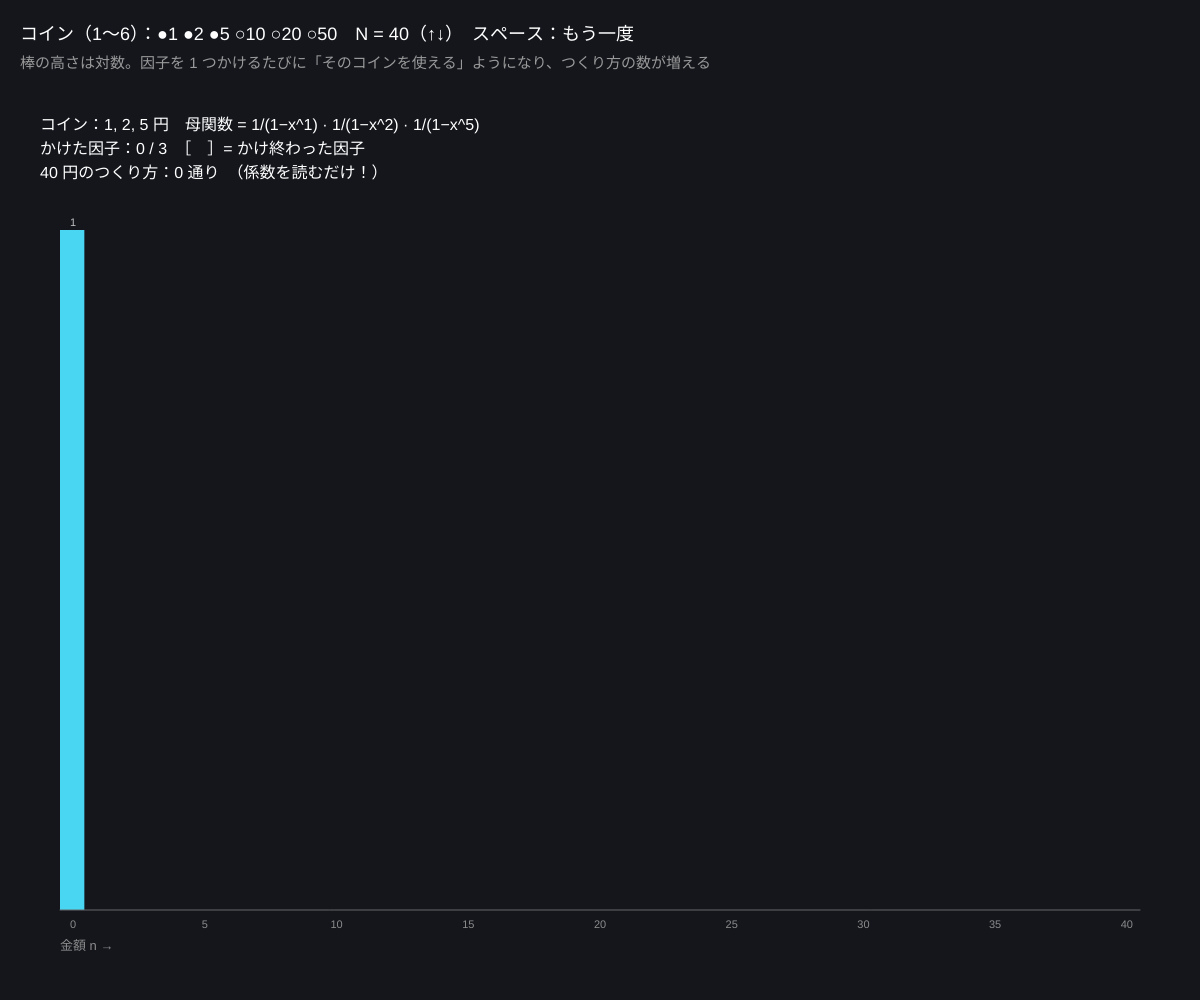
Frame 1 (no input)
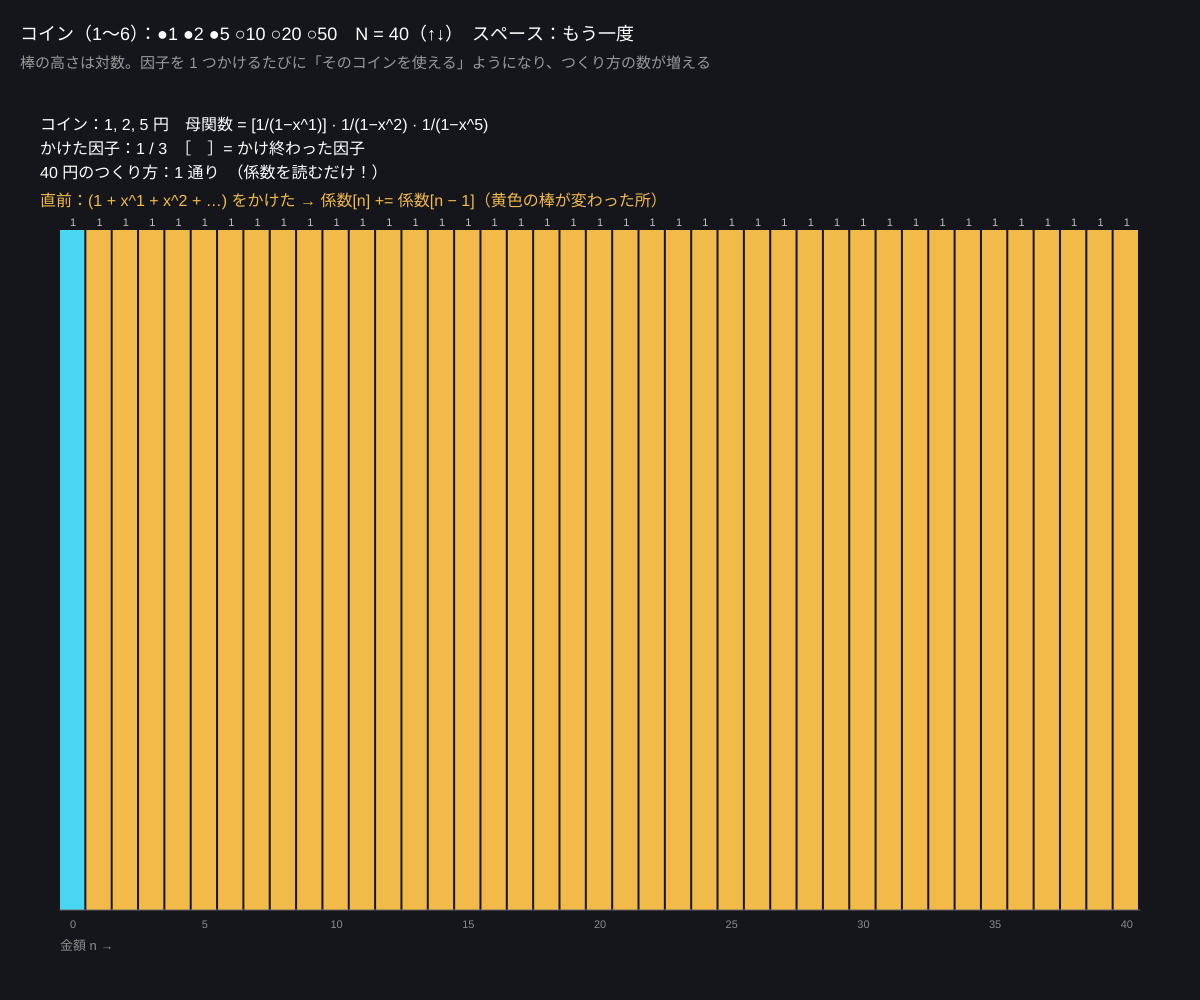
Frame 60 (no input)
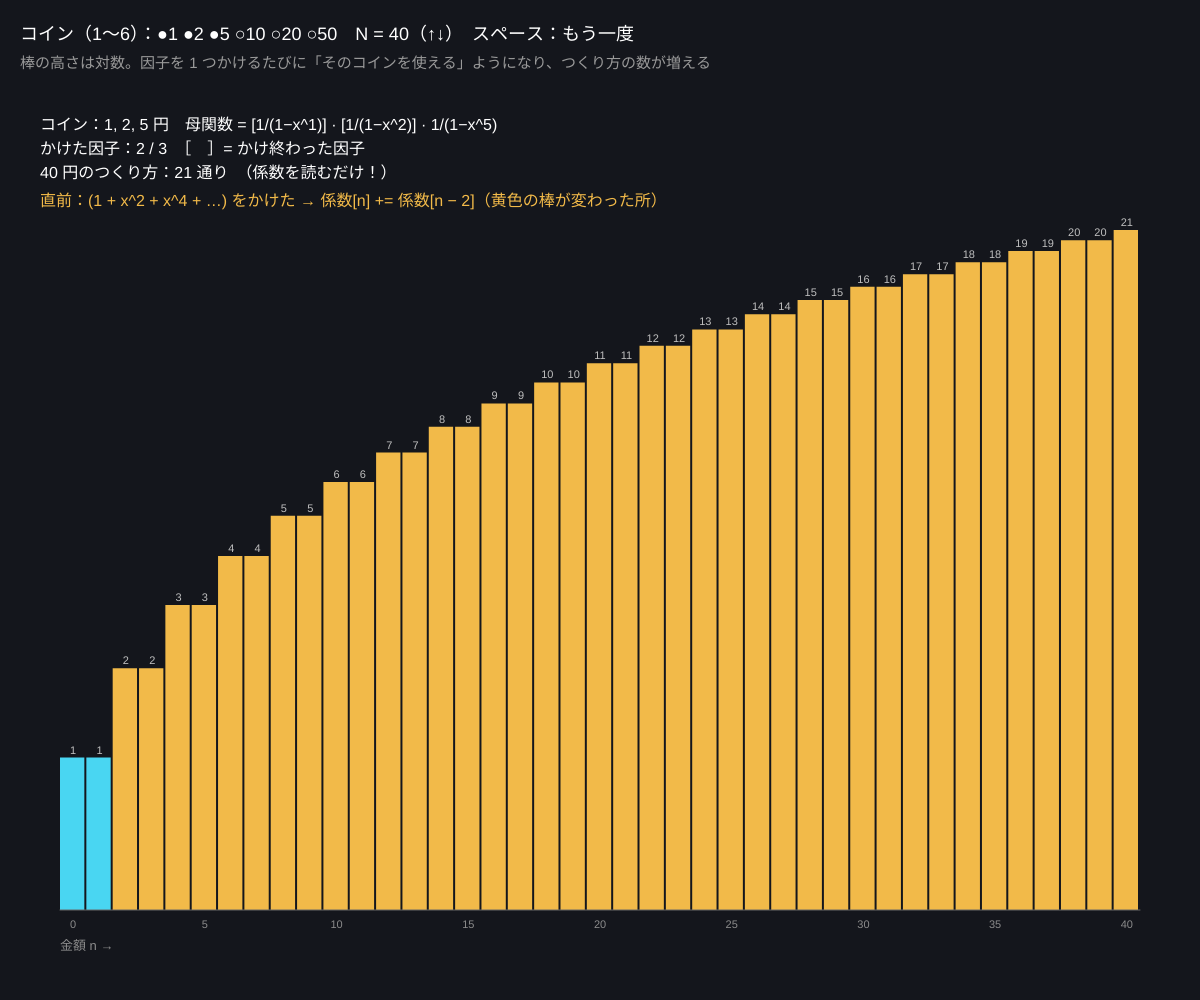
Frame 120 (the mouse pressed at the canvas centre since frame 60)

The p5.js sketch that drew these frames (run headless with seeded random() and noise() and a simulated clock; from frame 60 on, the mouse is pressed at the canvas centre):

// p5.js sketch
// ── sketch.js
// ============================================
// 04 母関数で数える
// 「コインで金額 n をつくる方法の数」は、多項式のかけ算で全部まとめて出せる
//   (1 + x + x^2 + …)(1 + x^5 + x^10 + …)… の x^n の係数 = n 円のつくり方
// 1〜6 = コインの種類を ON/OFF（1, 2, 5, 10, 20, 50）/ P = 分割数モード（1〜N 全部の数）/ スペース = もう一度アニメ / ↑↓ = 最大金額
// ============================================

let N = 40;                         // ★ 最大の金額（x^N まで計算）
let coinKinds = [1, 2, 5, 10, 20, 50];
let on = [true, true, true, false, false, false];   // ★ 最初に使うコイン
let partitionMode = false;
let factors = [];                   // 使うコインの額面（順にかけていく）
let poly = [];                      // いまの多項式の係数 poly[n]
let stage = 0;                      // いくつ目の因子までかけたか
let t = 0;                          // アニメの時間

function setup() {
  createCanvas(windowWidth, windowHeight);
  colorMode(HSB, 360, 100, 100, 100);
  rebuild();
}

function rebuild() {
  factors = [];
  if (partitionMode) { for (let c = 1; c <= N; c++) factors.push(c); }
  else coinKinds.forEach((c, i) => { if (on[i]) factors.push(c); });
  poly = new Array(N + 1).fill(0);
  poly[0] = 1;              // 何もかけていない状態 = 1
  stage = 0;
  t = 0;
}

// ★ 1 つの因子 1/(1 − x^c) = 1 + x^c + x^2c + … をかける
//   係数の配列 poly に対して poly[n] += poly[n − c]（小さい n から順に）
function multiplyFactor(c) {
  for (let i = c; i <= N; i++) poly[i] += poly[i - c];
}

function draw() {
  background(230, 28, 11);
  // 0.5 秒ごとに次の因子をかける
  if (stage < factors.length) {
    t += deltaTime / 1000;
    let interval = partitionMode ? 0.12 : 0.9;
    if (t > interval) { t = 0; multiplyFactor(factors[stage]); stage++; }
  }

  // 棒グラフ
  let x0 = 60, y0 = height - 90, w = (width - 120) / (N + 1);
  let maxV = Math.max(1, ...poly);
  let hMax = height - 320;
  noStroke();
  for (let i = 0; i <= N; i++) {
    let hgt = (Math.log(poly[i] + 1) / Math.log(maxV + 1)) * hMax;   // 対数で高さを決める（大きい数も見える）
    let last = stage > 0 ? factors[stage - 1] : 0;
    let fresh = last > 0 && i >= last;
    fill(fresh ? 40 : 190, 70, poly[i] > 0 ? 95 : 25);
    rect(x0 + i * w, y0 - hgt, w - 2, hgt);
    fill(0, 0, 75);
    textAlign(CENTER, BASELINE);
    textSize(w > 22 ? 11 : 9);
    if (poly[i] > 0) text(poly[i], x0 + i * w + w / 2, y0 - hgt - 4);
    if (i % 5 === 0) { fill(0, 0, 55); text(i, x0 + i * w + w / 2, y0 + 18); }
  }
  textAlign(LEFT, BASELINE);
  stroke(0, 0, 40);
  line(x0, y0, x0 + (N + 1) * w, y0);
  noStroke();

  // 多項式の説明
  let px = 40, py = 130;
  fill(0, 0, 100);
  textSize(16);
  if (partitionMode) {
    text('分割数 p(n)：1 円, 2 円, 3 円, … 全部のコインを使う → 母関数 Π 1/(1 − x^k)', px, py);
    text('かけた因子：' + stage + ' / ' + factors.length + '（k = 1 … ' + stage + '）', px, py + 24);
    text('p(' + N + ') = ' + poly[N] + '　（p(5)=7, p(10)=42, p(20)=627, p(100)=190,569,292）', px, py + 48);
  } else {
    let fs = factors.map((c, i) => (i < stage ? '[' : '') + '1/(1−x^' + c + ')' + (i < stage ? ']' : ''));
    text('コイン：' + (factors.length ? factors.join(', ') : '（なし：1〜6 で選ぶ）') + ' 円　母関数 = ' + (fs.join(' · ') || '1'), px, py);
    text('かけた因子：' + stage + ' / ' + factors.length + '　［　］= かけ終わった因子', px, py + 24);
    text(N + ' 円のつくり方：' + poly[N] + ' 通り　（係数を読むだけ！）', px, py + 48);
  }
  // 直前の操作の式
  if (stage > 0) {
    let c = factors[stage - 1];
    fill(40, 70, 95);
    text('直前：(1 + x^' + c + ' + x^' + (2 * c) + ' + …) をかけた → 係数[n] += 係数[n − ' + c + ']（黄色の棒が変わった所）', px, py + 76);
  }

  fill(0, 0, 100);
  textSize(18);
  let onStr = coinKinds.map((c, i) => (on[i] ? '●' : '○') + c).join(' ');
  text((partitionMode ? '分割数モード（P で戻る）' : 'コイン（1〜6）：' + onStr) + '　N = ' + N + '（↑↓）　スペース：もう一度', 20, 40);
  fill(0, 0, 60);
  textSize(15);
  text('棒の高さは対数。因子を 1 つかけるたびに「そのコインを使える」ようになり、つくり方の数が増える', 20, 68);
  fill(0, 0, 55);
  textSize(13);
  text('金額 n →', x0, y0 + 40);
}

function keyPressed() {
  if (key >= '1' && key <= '6') { on[Number(key) - 1] = !on[Number(key) - 1]; partitionMode = false; rebuild(); }
  if (key === 'p' || key === 'P') { partitionMode = !partitionMode; rebuild(); }
  if (key === ' ') rebuild();
  if (key === UP_ARROW && N < 80) { N += 10; rebuild(); }
  if (key === DOWN_ARROW && N > 10) { N -= 10; rebuild(); }
}

// ---------- やってみよう ----------
// 1. 1 円と 2 円だけなら、n 円のつくり方は floor(n/2)+1。グラフで確かめよう
// 2. 1, 5, 10 円で 30 円のつくり方は？ 手で数えてから係数と比べよう
// 3. 「各コインは 1 回まで」にするには因子を (1 + x^c) に変える：multiplyFactor を i を大きい方から回す形に
// 4. 分割数 p(n) は「奇数だけの分割」と「相異なる数の分割」が同じ数（オイラー）。因子を変えて確かめよう
